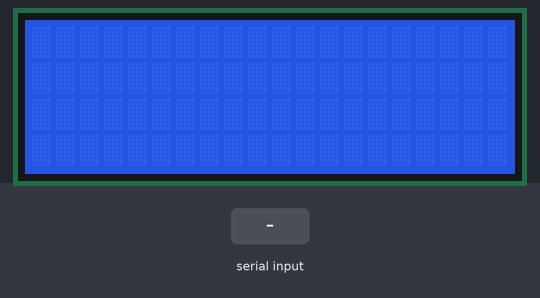
Bench run of a sketch on a simulated ESP32. Shown: 20×4 character LCD. The inputs (shaded band) are chosen by the test bench. What the sketch prints to the serial monitor is not drawn.

Above: at 1.2 s.
1.3 s: "1\n" received over Serial
2.8 s: "0\n" received over Serial
At 4.0 s:
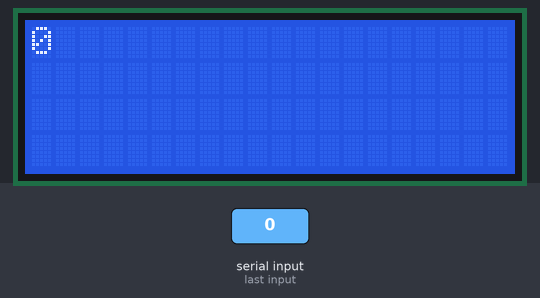
4.3 s: "2\n" received over Serial
Timing chart, 0 to 7.3 s (numbered marks = the images above; inputs shaded):
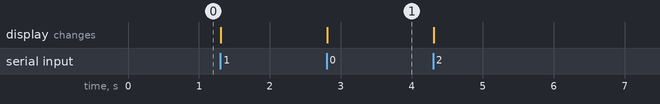

The sketch:

lcd-display-from-serial.ino
```cpp
#include <LiquidCrystal_I2C.h>
#include <Wire.h>

#define SDA_GPIO_PIN 21
#define SCL_GPIO_PIN 22

#define NUM_COLS 20
#define NUM_ROWS 4
#define I2C_ADDR 0x27

LiquidCrystal_I2C lcd(I2C_ADDR, NUM_COLS, NUM_ROWS);

void setup() {
  Wire.begin(SDA_GPIO_PIN, SCL_GPIO_PIN);
  Serial.begin(115200);

  lcd.init();
  lcd.backlight();
  lcd.clear();

  Serial.println("\nType something and press Enter:\n");
}

void loop() {
  if (Serial.available()) {
    String input = Serial.readStringUntil('\n');

    lcd.clear();
    lcd.setCursor(0, 0);
    lcd.print(input);

    Serial.print("Displayed on LCD: ");
    Serial.println(input);
  }
}
```

Measured:
- after the input at 2.8 s, the display: changes at once (image 1)
